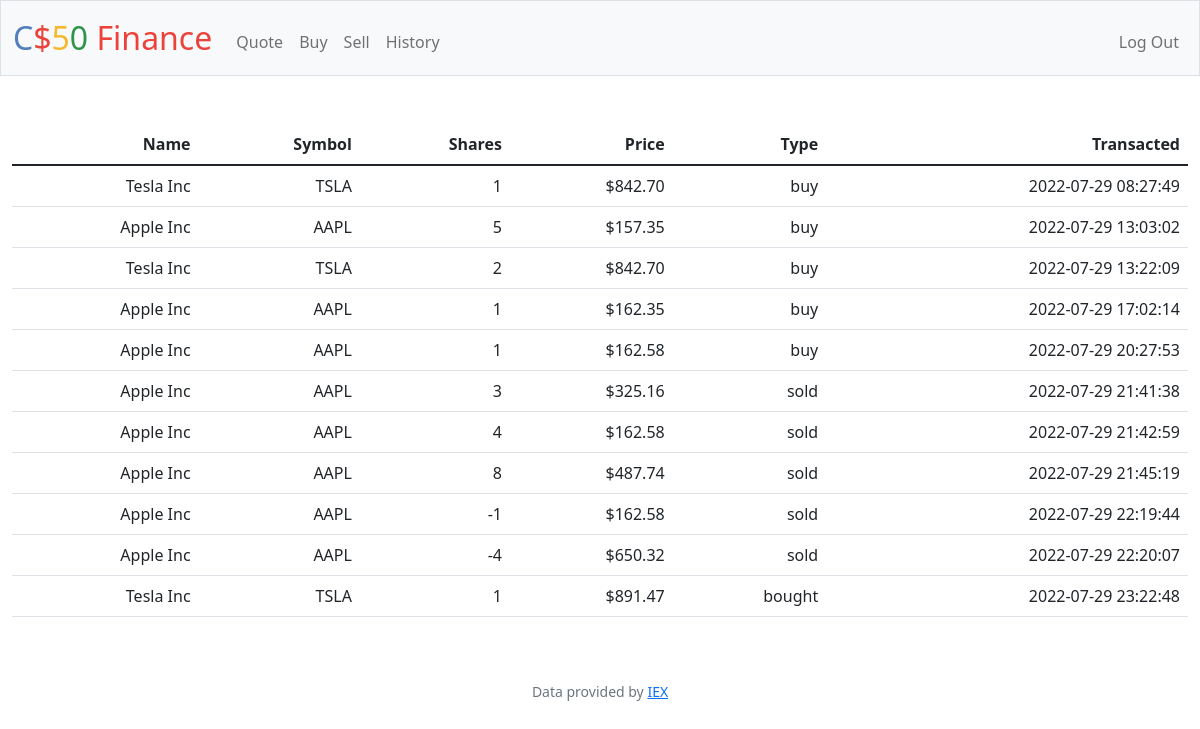
The app's page /history (signed in) with its own data.
### tables this page shows
CREATE TABLE transactions (id INTEGER PRIMARY KEY AUTOINCREMENT,
user_id INTEGER NOT NULL,
name TEXT NOT NULL,
shares INTEGER NOT NULL,
price NUMERIC NOT NULL,
type TEXT NOT NULL,
symbol TEXT NOT NULL,
transacted TIMESTAMP DEFAULT CURRENT_TIMESTAMP,
FOREIGN KEY(user_id) REFERENCES users(id));

### app.py (the view)
@app.route("/history")
@login_required
def history():
    user_id = session["user_id"]
    history = db.execute("SELECT name, symbol, shares, price, type, transacted FROM transactions WHERE user_id = ? ORDER BY transacted", user_id)
    return render_template("history.html", history = history, usd = usd)

### app.py (called while the page is built)
@app.after_request
def after_request(response):
    response.headers["Cache-Control"] = "no-cache, no-store, must-revalidate"
    response.headers["Expires"] = 0
    response.headers["Pragma"] = "no-cache"
    return response

### helpers.py (called while the page is built)
def login_required(f):
    @wraps(f)
    def decorated_function(*args, **kwargs):
        if session.get("user_id") is None:
            return redirect("/login")
        return f(*args, **kwargs)
    return decorated_function

def usd(value):
    return f"${value:,.2f}"

### templates/history.html (shortened to what this page needs)
{% extends "layout.html" %}
{% block main %}
<table class="table">
    <thead>
        <tr>
            <th class="text-end">Name</th>
            <th class="text-end">Symbol</th>
            <th class="text-end">Shares</th>
            <th class="text-end">Price</th>
            <th class="text-end">Type</th>
            <th class="text-end">Transacted</th>
        </tr>
    </thead>
    <tbody>
        {% for history in history %}
        <tr class="text-end">
            <td>{{ history["name"] }}</td>
            <td>{{ history["symbol"] }}</td>
            <td>{{ history["shares"]}}</td>
            <td>{{ usd(history["price"]) }}</td>
            <td>{{ history["type"] }}</td>
            <td>{{ history["transacted"] }}</td>
        </tr>
        {% endfor %}
    </tbody>
</table>
{% endblock %}

### templates/layout.html (shortened to what this page needs)
<!DOCTYPE html>
<html lang="en">
    <head>
        <link href="https://cdn.jsdelivr.net/npm/bootstrap@5.1.3/dist/css/bootstrap.min.css" rel="stylesheet">
        <link href="/static/styles.css" rel="stylesheet">
    </head>
    <body>
        <nav class="bg-light border navbar navbar-expand-md navbar-light">
            <div class="container-fluid">
                <a class="navbar-brand" href="/"><span class="blue">C</span><span class="red">$</span><span class="yellow">5</span><span class="green">0</span> <span class="red">Finance</span></a>
                <div class="collapse navbar-collapse" id="navbar">
                    {% if session["user_id"] %}
                        <ul class="navbar-nav me-auto mt-2">
                            <li class="nav-item"><a class="nav-link" href="/quote">Quote</a></li>
                            <li class="nav-item"><a class="nav-link" href="/buy">Buy</a></li>
                            <li class="nav-item"><a class="nav-link" href="/sell">Sell</a></li>
                            <li class="nav-item"><a class="nav-link" href="/history">History</a></li>
                        </ul>
                        <ul class="navbar-nav ms-auto mt-2">
                            <li class="nav-item"><a class="nav-link" href="/logout">Log Out</a></li>
                        </ul>
                    {% else %}
                        <ul class="navbar-nav ms-auto mt-2">
                            <li class="nav-item"><a class="nav-link" href="/register">Register</a></li>
                            <li class="nav-item"><a class="nav-link" href="/login">Log In</a></li>
                        </ul>
                    {% endif %}
                </div>
            </div>
        </nav>
        <main class="container-fluid py-5 text-center">
            {% block main %}{% endblock %}
        </main>
        <footer class="mb-5 small text-center text-muted">
            Data provided by <a href="https://iexcloud.io/">IEX</a>
        </footer>
    </body>
</html>

### static/styles.css (style rules this page uses)
nav .navbar-brand { font-size: xx-large; }
nav .navbar-brand .blue { color: #537fbe; }
nav .navbar-brand .red { color: #ea433b; }
nav .navbar-brand .yellow { color: #f5b82e; }
nav .navbar-brand .green { color: #2e944b; }

### records on screen
transactions: name "Tesla Inc", symbol "TSLA", shares "1", price "$842.70", type "buy", transacted "2022-07-29 08:27:49"
transactions: name "Apple Inc", symbol "AAPL", shares "5", price "$157.35", type "buy", transacted "2022-07-29 13:03:02"
transactions: name "Tesla Inc", symbol "TSLA", shares "2", price "$842.70", type "buy", transacted "2022-07-29 13:22:09"
transactions: name "Apple Inc", symbol "AAPL", shares "1", price "$162.35", type "buy", transacted "2022-07-29 17:02:14"
transactions: name "Apple Inc", symbol "AAPL", shares "1", price "$162.58", type "buy", transacted "2022-07-29 20:27:53"
transactions: name "Apple Inc", symbol "AAPL", shares "3", price "$325.16", type "sold", transacted "2022-07-29 21:41:38"
transactions: name "Apple Inc", symbol "AAPL", shares "4", price "$162.58", type "sold", transacted "2022-07-29 21:42:59"
transactions: name "Apple Inc", symbol "AAPL", shares "8", price "$487.74", type "sold", transacted "2022-07-29 21:45:19"
transactions: name "Apple Inc", symbol "AAPL", shares "-1", price "$162.58", type "sold", transacted "2022-07-29 22:19:44"
transactions: name "Apple Inc", symbol "AAPL", shares "-4", price "$650.32", type "sold", transacted "2022-07-29 22:20:07"
transactions: name "Tesla Inc", symbol "TSLA", shares "1", price "$891.47", type "bought", transacted "2022-07-29 23:22:48"
